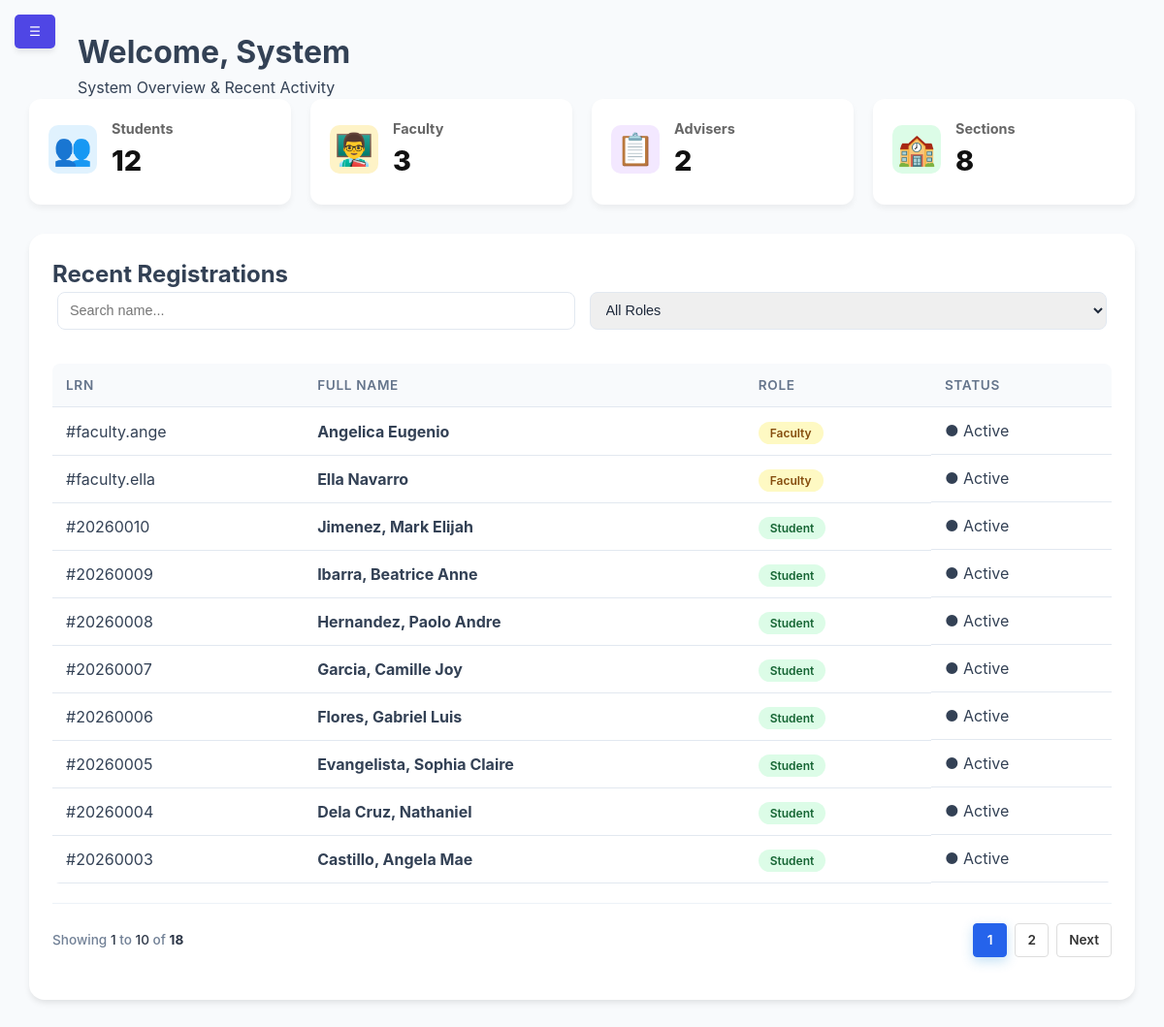
The page /modules/admin/admin_dashboard.php (signed in) on the database as committed earlier.
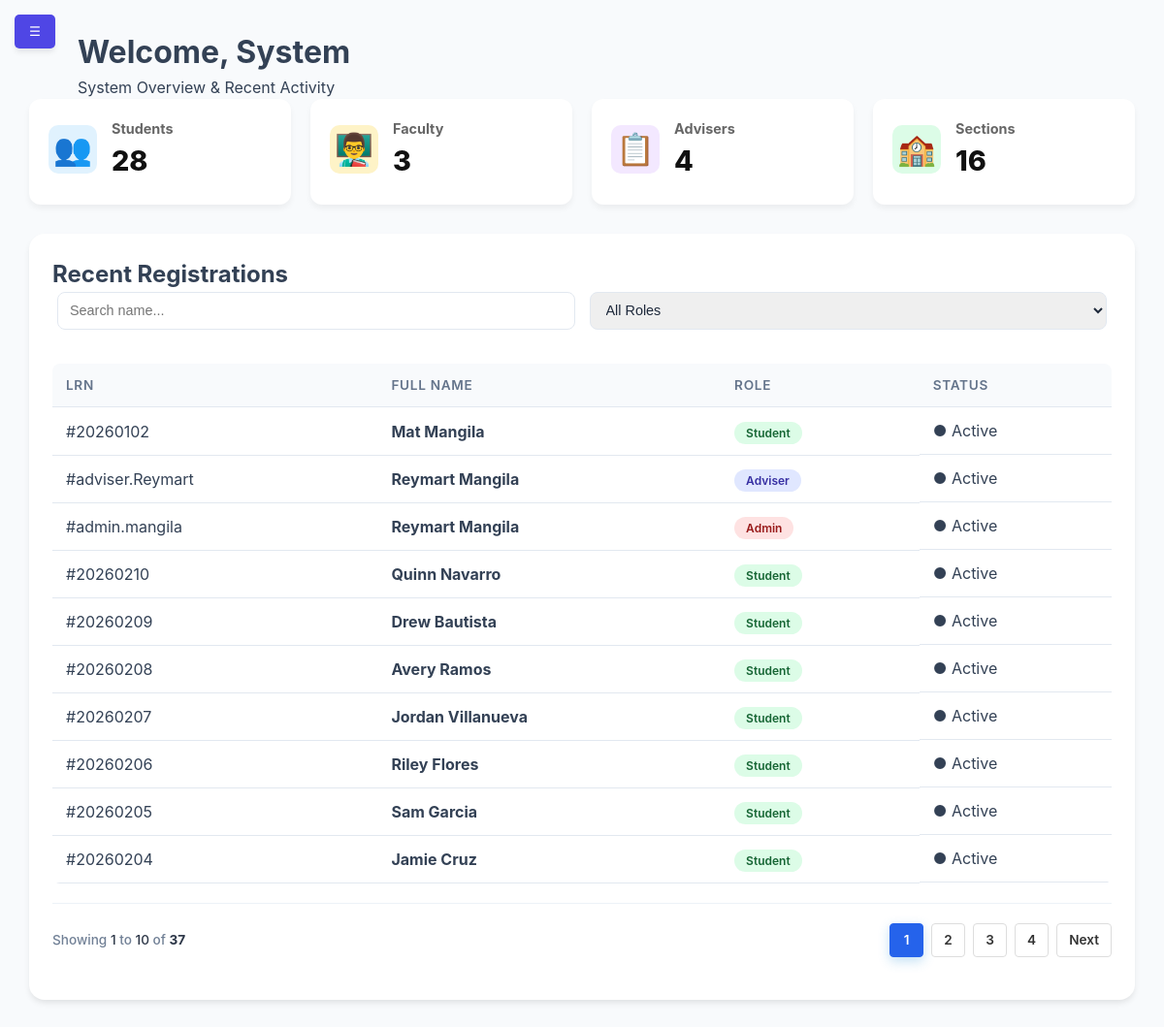
The same page on the database as committed later.
### tables this page shows
CREATE TABLE `users` (
  `id` int(11) NOT NULL,
  `lrn` varchar(12) DEFAULT NULL,
  `username` varchar(50) NOT NULL,
  `password` varchar(255) NOT NULL,
  `full_name` varchar(100) NOT NULL,
  `profile_image` varchar(255) DEFAULT NULL,
  `email` varchar(100) DEFAULT NULL,
  `role` enum('super_admin','admin','adviser','student','faculty','alumni','archived') NOT NULL,
  `current_session_id` varchar(255) DEFAULT NULL,
  `section_id` int(11) DEFAULT NULL,
  `reset_requested` tinyint(1) DEFAULT 0,
  `require_reset` tinyint(1) DEFAULT 0,
  `security_pin_hash` varchar(255) DEFAULT NULL,
  `security_pattern_hash` varchar(255) DEFAULT NULL,
  `security_preference` enum('biometric','pin','pattern','none') DEFAULT 'none'
);

### modules/admin/admin_dashboard.php (the view, shortened to what this page needs)
<?php
$conn = getDBConnection();
$limit = 10;
$page = isset($_GET['page']) ? (int)$_GET['page'] : 1;
$start = ($page - 1) * $limit;
$total_results = (int) $conn->query("SELECT COUNT(*) FROM users WHERE role <> 'super_admin'")->fetchColumn();
$total_pages = ceil($total_results / $limit);
$total_students = (int) $conn->query("SELECT COUNT(*) FROM users WHERE role = 'student'")->fetchColumn();
$total_faculty  = (int) $conn->query("SELECT COUNT(*) FROM users WHERE role = 'faculty'")->fetchColumn();
$total_advisers = (int) $conn->query("SELECT COUNT(*) FROM users WHERE role = 'adviser'")->fetchColumn();
$total_sections = (int) $conn->query("SELECT COUNT(*) FROM sections")->fetchColumn();
$users_list = $conn->query("SELECT id, username, full_name, role FROM users WHERE role <> 'super_admin' ORDER BY id DESC LIMIT $start, $limit");
?>
<!DOCTYPE html>
<html lang="en">
<head>
    <link rel="stylesheet" href="../../assets/css/dashboard.css">
</head>
<body>
    <button class="mobile-toggle" id="mobileBurger" onclick="toggleSidebar()">☰</button>
    <div class="dashboard-wrapper">
        <main class="content">
            <header class="content-header">
                <h1>Welcome, <?php echo htmlspecialchars(explode(' ', $_SESSION['full_name'] ?? 'Admin')[0]); ?></h1>
                <p>System Overview & Recent Activity</p>
            </header>
            <div class="stats-grid">
                <div class="stat-card">
                    <div class="stat-icon student-icon">👥</div>
                    <div class="stat-info">
                        <h3>Students</h3>
                        <div class="number"><?php echo $total_students; ?></div>
                    </div>
                </div>
                <div class="stat-card">
                    <div class="stat-icon faculty-icon">👨‍🏫</div>
                    <div class="stat-info">
                        <h3>Faculty</h3>
                        <div class="number"><?php echo $total_faculty; ?></div>
                    </div>
                </div>
                <div class="stat-card">
                    <div class="stat-icon adviser-icon">📋</div>
                    <div class="stat-info">
                        <h3>Advisers</h3>
                        <div class="number"><?php echo $total_advisers; ?></div>
                    </div>
                </div>
                <div class="stat-card">
                    <div class="stat-icon section-icon">🏫</div>
                    <div class="stat-info">
                        <h3>Sections</h3>
                        <div class="number"><?php echo $total_sections; ?></div>
                    </div>
                </div>
            </div>
            <div class="table-container">
                <div class="table-header-flex">
                    <h2>Recent Registrations</h2>
                    <div class="table-controls">
                        <input type="text" id="dashboardSearch" placeholder="Search name..." onkeyup="filterTable()">
                        <select id="roleFilter" onchange="filterTable()">
                            <option value="">All Roles</option>
                        </select>
                    </div>
                </div>
                <div class="table-body-scroll">
                    <table id="userTable">
                        <thead>
                        <tr>
                            <th>LRN</th>
                            <th>Full Name</th>
                            <th>Role</th>
                            <th>Status</th>
                        </tr>
                    </thead>
                    <tbody>
                        <?php foreach ($users_list as $row): ?>
                        <tr>
                            <td>#<?php echo htmlspecialchars($row['username']); ?></td>
                            <td><strong><?php echo htmlspecialchars($row['full_name']); ?></strong></td>
                            <td><span class="badge badge-<?php echo $row['role']; ?>"><?php echo ucfirst($row['role']); ?></span></td>
                            <td><span class="status-online">● Active</span></td>
                        </tr>
                        <?php endforeach; ?>
                    </tbody>
                </table>
                <div class="pagination">
                    <div class="page-info">
                        Showing <span><?php echo ($start + 1); ?></span> to <span><?php echo min($start + $limit, $total_results); ?></span> of <strong><?php echo $total_results; ?></strong>
                    </div>
                    <div class="page-buttons">
                        <?php for($i = 1; $i <= $total_pages; $i++): ?>
                            <a href="?page=<?php echo $i; ?>" class="btn-page <?php echo ($page == $i) ? 'active' : ''; ?>"><?php echo $i; ?></a>
                        <?php endfor; ?>
                        <?php if($page < $total_pages): ?>
                            <a href="?page=<?php echo $page + 1; ?>" class="btn-page">Next</a>
                        <?php endif; ?>
                    </div>
                </div>
            </div>
        </main>
    </div>
</body>
</html>

Rows that differ between the two databases and show on the page:
no longer on this page (row edited): users: username "faculty.ange", full_name "Angelica Eugenio", role "Faculty"
no longer on this page (row unchanged): users: username "faculty.ella", full_name "Ella Navarro", role "Faculty"
no longer on this page (row edited): users: username "20260010", full_name "Jimenez, Mark Elijah", role "Student"
no longer on this page (row unchanged): users: username "20260009", full_name "Ibarra, Beatrice Anne", role "Student"
no longer on this page (row unchanged): users: username "20260008", full_name "Hernandez, Paolo Andre", role "Student"
no longer on this page (row unchanged): users: username "20260007", full_name "Garcia, Camille Joy", role "Student"
no longer on this page (row unchanged): users: username "20260006", full_name "Flores, Gabriel Luis", role "Student"
no longer on this page (row unchanged): users: username "20260005", full_name "Evangelista, Sophia Claire", role "Student"
no longer on this page (row unchanged): users: username "20260004", full_name "Dela Cruz, Nathaniel", role "Student"
no longer on this page (row unchanged): users: username "20260003", full_name "Castillo, Angela Mae", role "Student"
added users: username "20260102", full_name "Mat Mangila", role "Student"
added users: username "adviser.Reymart", full_name "Reymart Mangila", role "Adviser"
added users: username "admin.mangila", full_name "Reymart Mangila", role "Admin"
added users: username "20260210", full_name "Quinn Navarro", role "Student"
added users: username "20260209", full_name "Drew Bautista", role "Student"
added users: username "20260208", full_name "Avery Ramos", role "Student"
added users: username "20260207", full_name "Jordan Villanueva", role "Student"
added users: username "20260206", full_name "Riley Flores", role "Student"
added users: username "20260205", full_name "Sam Garcia", role "Student"
added users: username "20260204", full_name "Jamie Cruz", role "Student"
Other text that changed with them:
$total_students: "12" → "28"
$total_advisers: "2" → "4"
$total_sections: "8" → "16"
$total_results: "18" → "37"
new list line: "3"
new list line: "4"
